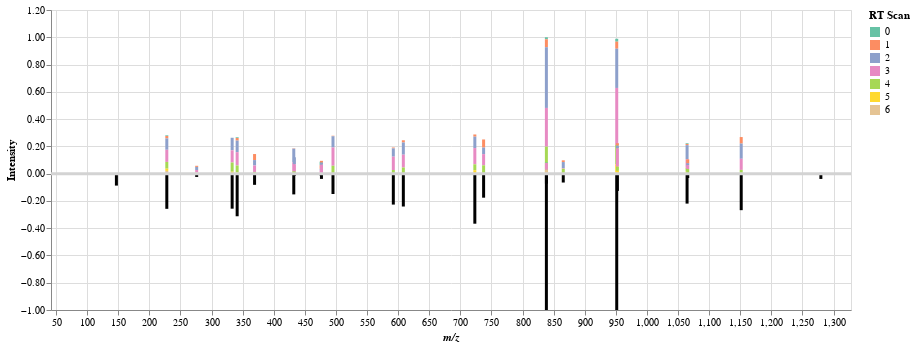

The notebook cell saved with this chart:
### Code cell
from mirror_plotting import plot_mirror_byRT

plot_mirror_byRT(spectrum_slice, mz_library, intensity_library,  width=800, height=300)

### Figure 1 — Vega-Lite specification as saved in the notebook (floating-point values rounded to 4 significant figures; data arrays with more than 128 entries replaced by an {"elided": "..."} marker saying what was removed)
{"config": {"view": {"continuousWidth": 300, "continuousHeight": 300}}, "layer": [{"data": {"name": "data-cb022f380049bf2e37067b7e26c0d798"}, "mark": {"type": "bar", "size": 3}, "encoding": {"color": {"field": "rt_cat", "scale": {"scheme": "set2"}, "title": "RT Scan", "type": "nominal"}, "tooltip": [{"field": "mz", "format": ".3f", "title": "m/z", "type": "quantitative"}, {"field": "norm_intensity", "format": ".2f", "title": "Intensity", "type": "quantitative"}], "x": {"axis": {"grid": true, "title": "m/z", "titleFontStyle": "italic"}, "field": "mz", "scale": {"domain": [50, 1320.0], "nice": false, "padding": 5, "zero": false}, "type": "quantitative"}, "y": {"aggregate": "sum", "axis": {"format": ".2f", "grid": true, "title": ["Intensity"]}, "field": "norm_intensity", "type": "quantitative"}}}, {"data": {"name": "data-8448ca9f398d46b8208b208308389edb"}, "mark": {"type": "rule", "size": 3}, "encoding": {"tooltip": [{"field": "mz", "format": ".3f", "title": "m/z", "type": "quantitative"}, {"field": "intensity", "format": ".2f", "title": "Intensity", "type": "quantitative"}], "x": {"axis": {"grid": true, "title": "m/z", "titleFontStyle": "italic"}, "field": "mz", "scale": {"domain": [50, 1320.0], "nice": false, "padding": 5, "zero": false}, "type": "quantitative"}, "y": {"axis": {"format": "", "grid": true, "title": ["Intensity"]}, "field": "minus_intensity", "scale": {"nice": true, "padding": 0}, "type": "quantitative"}}}, {"data": {"name": "data-d28e446509bf496330247e60d741ef1c"}, "mark": {"type": "rule", "size": 3}, "encoding": {"color": {"value": "lightGray"}, "y": {"field": "sep", "type": "quantitative"}}}], "height": 300, "width": 800, "$schema": "https://vega.github.io/schema/vega-lite/v5.16.3.json", "datasets": {"data-cb022f380049bf2e37067b7e26c0d798": {"elided": "168 records"}, "data-8448ca9f398d46b8208b208308389edb": [{"mz": 147.1, "intensity": 0.08771, "norm_intensity": 0.08771, "minus_intensity": -0.08771}, {"mz": 228.1, "intensity": 0.2581, "norm_intensity": 0.2581, "minus_intensity": -0.2581}, {"mz": 276.2, "intensity": 0.02431, "norm_intensity": 0.02431, "minus_intensity": -0.02431}, {"mz": 333.2, "intensity": 0.2569, "norm_intensity": 0.2569, "minus_intensity": -0.2569}, {"mz": 341.2, "intensity": 0.3126, "norm_intensity": 0.3126, "minus_intensity": -0.3126}, {"mz": 369.2, "intensity": 0.08211, "norm_intensity": 0.08211, "minus_intensity": -0.08211}, {"mz": 432.2, "intensity": 0.1522, "norm_intensity": 0.1522, "minus_intensity": -0.1522}, {"mz": 433.2, "intensity": 0.01548, "norm_intensity": 0.01548, "minus_intensity": -0.01548}, {"mz": 476.2, "intensity": 0.01493, "norm_intensity": 0.01493, "minus_intensity": -0.01493}, {"mz": 476.8, "intensity": 0.03861, "norm_intensity": 0.03861, "minus_intensity": -0.03861}, {"mz": 495.3, "intensity": 0.1496, "norm_intensity": 0.1496, "minus_intensity": -0.1496}, {"mz": 592.3, "intensity": 0.2269, "norm_intensity": 0.2269, "minus_intensity": -0.2269}, {"mz": 608.4, "intensity": 0.2412, "norm_intensity": 0.2412, "minus_intensity": -0.2412}, {"mz": 723.3, "intensity": 0.3671, "norm_intensity": 0.3671, "minus_intensity": -0.3671}, {"mz": 737.4, "intensity": 0.1763, "norm_intensity": 0.1763, "minus_intensity": -0.1763}, {"mz": 838.3, "intensity": 1.0, "norm_intensity": 1.0, "minus_intensity": -1.0}, {"mz": 838.4, "intensity": 0.07354, "norm_intensity": 0.07354, "minus_intensity": -0.07354}, {"mz": 865.5, "intensity": 0.0652, "norm_intensity": 0.0652, "minus_intensity": -0.0652}, {"mz": 951.4, "intensity": 1.0, "norm_intensity": 1.0, "minus_intensity": -1.0}, {"mz": 952.5, "intensity": 0.1267, "norm_intensity": 0.1267, "minus_intensity": -0.1267}, {"mz": 1065.0, "intensity": 0.2198, "norm_intensity": 0.2198, "minus_intensity": -0.2198}, {"mz": 1066.0, "intensity": 0.03211, "norm_intensity": 0.03211, "minus_intensity": -0.03211}, {"mz": 1152.0, "intensity": 0.2679, "norm_intensity": 0.2679, "minus_intensity": -0.2679}, {"mz": 1280.0, "intensity": 0.03889, "norm_intensity": 0.03889, "minus_intensity": -0.03889}], "data-d28e446509bf496330247e60d741ef1c": [{"sep": 0}]}}
